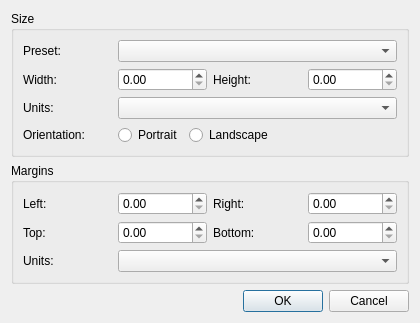
<?xml version="1.0" encoding="UTF-8"?>
<ui version="4.0">
 <class>swPageSetupDialog</class>
 <widget class="QDialog" name="swPageSetupDialog">
  <property name="geometry">
   <rect>
    <x>0</x>
    <y>0</y>
    <width>420</width>
    <height>300</height>
   </rect>
  </property>
  <property name="windowTitle">
   <string>Page Setup</string>
  </property>
  <layout class="QVBoxLayout" name="verticalLayout">
   <item>
    <widget class="QGroupBox" name="SizeGroup">
     <property name="title">
      <string>Size</string>
     </property>
     <layout class="QGridLayout" name="SizeLayout">
      <item row="0" column="0">
       <widget class="QLabel" name="PresetLabel">
        <property name="text">
         <string>Preset:</string>
        </property>
        <property name="buddy">
         <cstring>PresetComboBox</cstring>
        </property>
       </widget>
      </item>
      <item row="0" column="1" colspan="3">
       <widget class="QComboBox" name="PresetComboBox">
        <property name="toolTip">
         <string>Choose a standard paper or screen size, or Custom to enter your own.</string>
        </property>
       </widget>
      </item>
      <item row="1" column="0">
       <widget class="QLabel" name="WidthLabel">
        <property name="text">
         <string>Width:</string>
        </property>
        <property name="buddy">
         <cstring>WidthSpinBox</cstring>
        </property>
       </widget>
      </item>
      <item row="1" column="1">
       <widget class="QDoubleSpinBox" name="WidthSpinBox"/>
      </item>
      <item row="1" column="2">
       <widget class="QLabel" name="HeightLabel">
        <property name="text">
         <string>Height:</string>
        </property>
        <property name="buddy">
         <cstring>HeightSpinBox</cstring>
        </property>
       </widget>
      </item>
      <item row="1" column="3">
       <widget class="QDoubleSpinBox" name="HeightSpinBox"/>
      </item>
      <item row="2" column="0">
       <widget class="QLabel" name="UnitsLabel">
        <property name="text">
         <string>Units:</string>
        </property>
        <property name="buddy">
         <cstring>UnitsComboBox</cstring>
        </property>
       </widget>
      </item>
      <item row="2" column="1" colspan="3">
       <widget class="QComboBox" name="UnitsComboBox">
        <property name="toolTip">
         <string>Units used for the page size. A pixel is 1/72 inch, one pixel of the page image. Choosing a preset selects the units that match it.</string>
        </property>
       </widget>
      </item>
      <item row="3" column="0">
       <widget class="QLabel" name="OrientationLabel">
        <property name="text">
         <string>Orientation:</string>
        </property>
       </widget>
      </item>
      <item row="3" column="1" colspan="3">
       <layout class="QHBoxLayout" name="OrientationLayout">
        <item>
         <widget class="QRadioButton" name="PortraitButton">
          <property name="text">
           <string>Portrait</string>
          </property>
         </widget>
        </item>
        <item>
         <widget class="QRadioButton" name="LandscapeButton">
          <property name="text">
           <string>Landscape</string>
          </property>
         </widget>
        </item>
        <item>
         <spacer name="OrientationSpacer">
          <property name="orientation">
           <enum>Qt::Horizontal</enum>
          </property>
          <property name="sizeHint" stdset="0">
           <size>
            <width>0</width>
            <height>0</height>
           </size>
          </property>
         </spacer>
        </item>
       </layout>
      </item>
     </layout>
    </widget>
   </item>
   <item>
    <widget class="QGroupBox" name="MarginsGroup">
     <property name="title">
      <string>Margins</string>
     </property>
     <layout class="QGridLayout" name="MarginsLayout">
      <item row="0" column="0">
       <widget class="QLabel" name="LeftLabel">
        <property name="text">
         <string>Left:</string>
        </property>
        <property name="buddy">
         <cstring>LeftSpinBox</cstring>
        </property>
       </widget>
      </item>
      <item row="0" column="1">
       <widget class="QDoubleSpinBox" name="LeftSpinBox"/>
      </item>
      <item row="0" column="2">
       <widget class="QLabel" name="RightLabel">
        <property name="text">
         <string>Right:</string>
        </property>
        <property name="buddy">
         <cstring>RightSpinBox</cstring>
        </property>
       </widget>
      </item>
      <item row="0" column="3">
       <widget class="QDoubleSpinBox" name="RightSpinBox"/>
      </item>
      <item row="1" column="0">
       <widget class="QLabel" name="TopLabel">
        <property name="text">
         <string>Top:</string>
        </property>
        <property name="buddy">
         <cstring>TopSpinBox</cstring>
        </property>
       </widget>
      </item>
      <item row="1" column="1">
       <widget class="QDoubleSpinBox" name="TopSpinBox"/>
      </item>
      <item row="1" column="2">
       <widget class="QLabel" name="BottomLabel">
        <property name="text">
         <string>Bottom:</string>
        </property>
        <property name="buddy">
         <cstring>BottomSpinBox</cstring>
        </property>
       </widget>
      </item>
      <item row="1" column="3">
       <widget class="QDoubleSpinBox" name="BottomSpinBox"/>
      </item>
      <item row="2" column="0">
       <widget class="QLabel" name="MarginUnitsLabel">
        <property name="text">
         <string>Units:</string>
        </property>
        <property name="buddy">
         <cstring>MarginUnitsComboBox</cstring>
        </property>
       </widget>
      </item>
      <item row="2" column="1" colspan="3">
       <widget class="QComboBox" name="MarginUnitsComboBox">
        <property name="toolTip">
         <string>Units used for the margins, metric or imperial. Choosing a preset selects the units that match it.</string>
        </property>
       </widget>
      </item>
     </layout>
    </widget>
   </item>
   <item>
    <widget class="QDialogButtonBox" name="buttonBox">
     <property name="orientation">
      <enum>Qt::Horizontal</enum>
     </property>
     <property name="standardButtons">
      <set>QDialogButtonBox::Cancel|QDialogButtonBox::Ok</set>
     </property>
    </widget>
   </item>
  </layout>
 </widget>
 <tabstops>
  <tabstop>PresetComboBox</tabstop>
  <tabstop>WidthSpinBox</tabstop>
  <tabstop>HeightSpinBox</tabstop>
  <tabstop>UnitsComboBox</tabstop>
  <tabstop>PortraitButton</tabstop>
  <tabstop>LandscapeButton</tabstop>
  <tabstop>LeftSpinBox</tabstop>
  <tabstop>RightSpinBox</tabstop>
  <tabstop>TopSpinBox</tabstop>
  <tabstop>BottomSpinBox</tabstop>
  <tabstop>MarginUnitsComboBox</tabstop>
 </tabstops>
 <resources/>
 <connections>
  <connection>
   <sender>buttonBox</sender>
   <signal>accepted()</signal>
   <receiver>swPageSetupDialog</receiver>
   <slot>accept()</slot>
   <hints>
    <hint type="sourcelabel">
     <x>227</x>
     <y>282</y>
    </hint>
    <hint type="destinationlabel">
     <x>157</x>
     <y>274</y>
    </hint>
   </hints>
  </connection>
  <connection>
   <sender>buttonBox</sender>
   <signal>rejected()</signal>
   <receiver>swPageSetupDialog</receiver>
   <slot>reject()</slot>
   <hints>
    <hint type="sourcelabel">
     <x>295</x>
     <y>288</y>
    </hint>
    <hint type="destinationlabel">
     <x>286</x>
     <y>274</y>
    </hint>
   </hints>
  </connection>
 </connections>
</ui>
